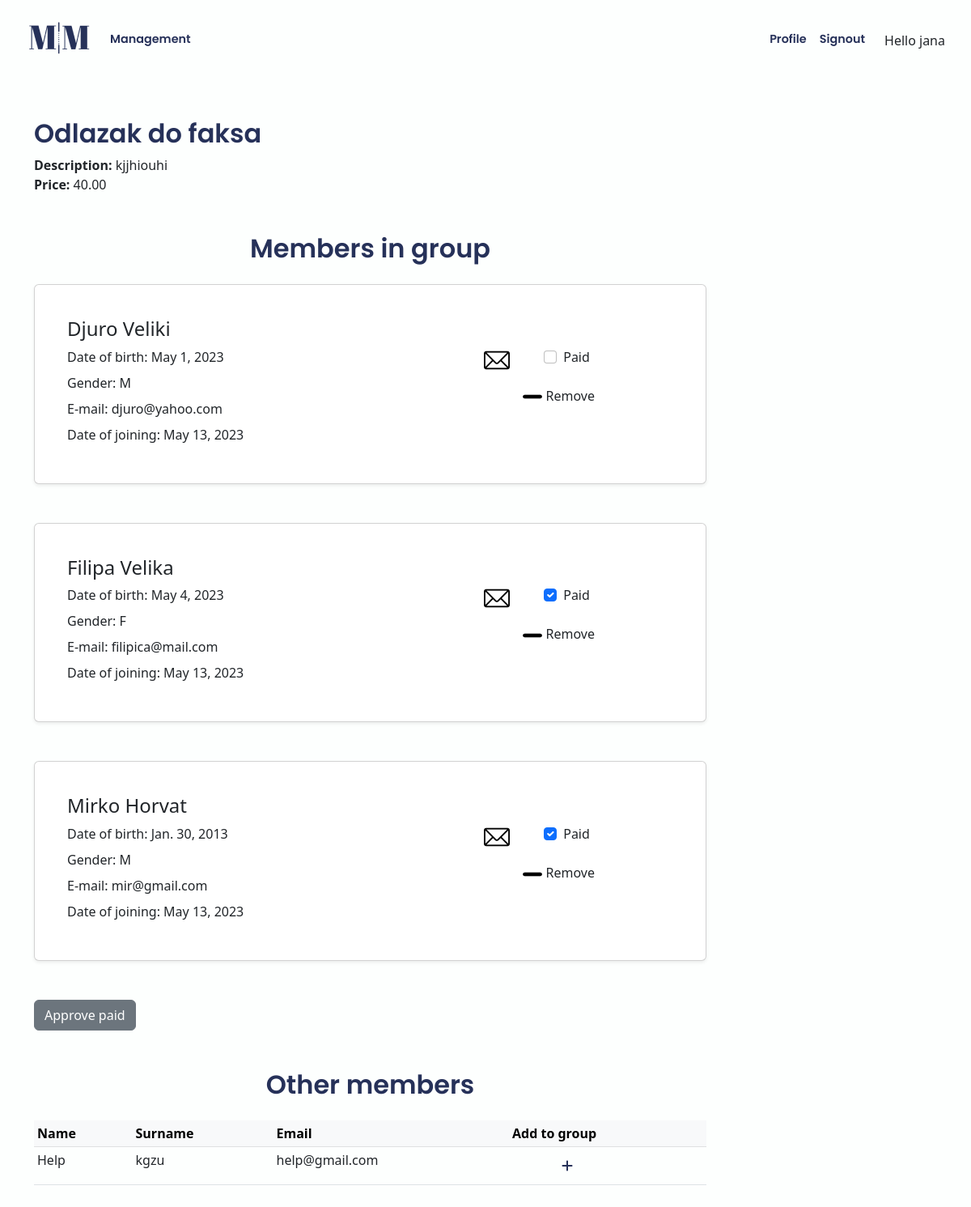
/app/management/group/1 (signed in), run on an earlier commit of the app's database.
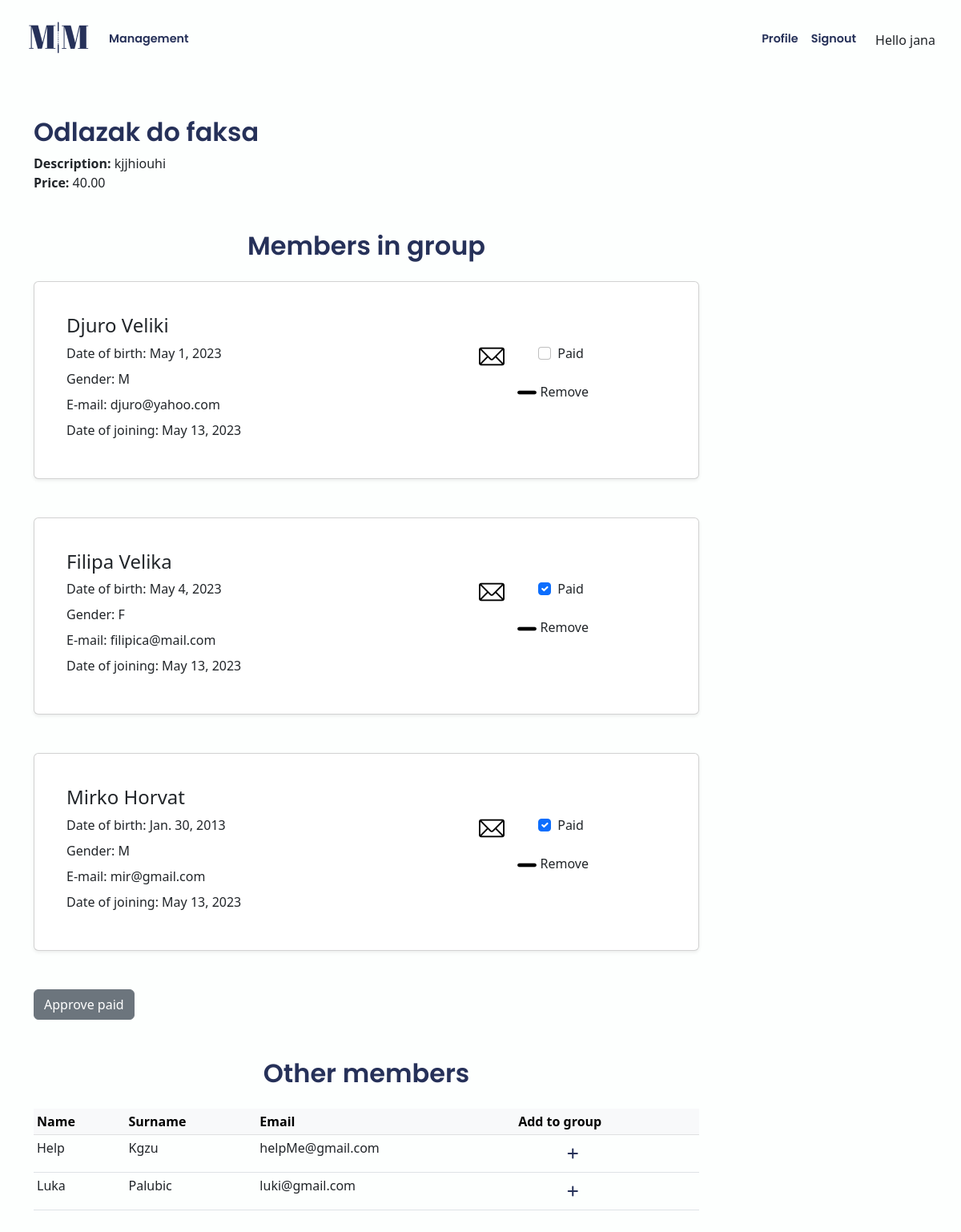
And on a later commit of the database.
### app/models.py (models this page shows, shortened)
class MembersInGroup(models.Model):
    member = models.ForeignKey(Member, on_delete=models.CASCADE)
    group = models.ForeignKey(Group, on_delete=models.CASCADE)
    is_paid = models.BooleanField(default=False)

class Member(models.Model):
    owner = models.ForeignKey(User, on_delete=models.CASCADE)  # get_user_model()
    name = models.CharField(blank=False, max_length=40)
    surname = models.CharField(blank=False, max_length=50)
    date_of_birth = models.DateField(default=datetime.date.today)  # ovo
    gender = models.CharField(
        max_length=1,
        choices=Gender.choices,
        default=Gender.male,
    )
    email = models.EmailField(max_length=100, unique=True)
    date_joined = models.DateField(default=datetime.date.today)

### app/views.py (the view, shortened to what this page needs)
# urls.py: path("management/group/<int:group_id>", views.group_details, name="group_details"),
@login_required()
def group_details(request, group_id):
    user = request.user
    group = Group.objects.get(pk=group_id)
    members_in_group = MembersInGroup.objects.all().filter(Q(group=group))
    other_members = Member.objects.all()
    members_not_in_group = other_members.exclude(
        id__in=members_in_group.values("member__id")
    )
    context = {
        "user": user,
        "group": group,
        "members_in_group": members_in_group,
        "members_not_in_group": members_not_in_group,
    }
    return render(request, "app/group_details.html", context)

### app/templates/app/group_details.html (shortened to what this page needs)
{% extends 'app/base.html' %}
{% block content %}
    <div class="row">
        <div class="col-12 col-md-9 mb-5">
            <h2>{{ group.name }}</h2>
            <div><b>Description:</b> {{ group.description }}</div>
            <div><b>Price:</b> {{ group.price }}</div>
            <h2 class="text-center mt-5 mb-4">Members in group</h2>
            <form action=""method="POST">
                {% for member in members_in_group %}
                    {% include 'includes/member_card.html' with member=member %}
                {% endfor %}
            <button class="btn btn-secondary" type="submit">Approve paid</button>
            <h2 class="text-center mt-5 mb-4">Other members</h2>
            <table class="table table-sm">
                <thead class="table-light">
                    <tr>
                        <th scope="col">Name</th>
                        <th scope="col">Surname</th>
                        <th scope="col">Email</th>
                        <th scope="col">Add to group</th>
                      </tr>
                </thead>
                <tbody>
                    {% for member in members_not_in_group %}
                    <tr>
                        <td>{{ member.name }}</td>
                        <td>{{ member.surname }}</td>
                        <td>{{ member.email }}</td>
                        <td>
                            <button type="button" class="btn" href="{% url 'app:view_member' member.id %}" data-bs-toggle="modal" data-bs-target="#addToGroupModal{{member.id}}">
                                <i class="fa-solid fa-plus ms-5" style="color: #263159;"></i>
                            </button>
                        </td>
                    </tr>
                    {% endfor %}
                </tbody>
                </table>
          <br>
          <br>
        </div>
    </div>
{% endblock content %}

### app/templates/includes/member_card.html (shortened to what this page needs)
{% load static %}
<div class="card my-4 shadow-sm p-3 mb-5  rounded">
    <div class="card-body m-2">
      <div class="row">
        <h4 class="card-title">{{ member.member.name }} {{ member.member.surname }}</h4>
      </div>
      <div class="row">
      <div class="col-8">
        <div class="card-text mb-2">Date of birth: {{ member.member.date_of_birth }}</div>
        <div class="card-text mb-2">Gender: {{ member.member.gender }}</div>
        <div class="card-text mb-2">E-mail: {{ member.member.email }}</div>
        <div class="card-text mb-2">Date of joining: {{ member.member.date_joined }}</div>
      </div>
      <div class="col-4">
        <div class="row mb-3">
          <a class="mail-icon col-4" href="{% url 'home_path' %}"><img class="mail" src="{% static 'app/images/email.png' %}" alt="Email"></a>
          {% if member.is_paid %}
            <div class="form-check col-8">
              <input class="form-check-input" type="checkbox" checked="checked" value={{member.id}} name="boxes">
              <span>Paid</span>
            </div>
          {% else %}
            <div class="form-check col-8">
              <input class="form-check-input" type="checkbox" value={{member.id}} name="boxes">
              <span>Paid</span>
            </div>
          {% endif %}
        </div>
        <a class="minus-icon ms-5" href="{% url 'app:view_member' member.member.id %}" data-bs-toggle="modal" data-bs-target="#removeFromGroupModal{{member.member.id}}"><img class="minus" src="{% static 'app/images/minus.png' %}" alt="Minus"></a>
        <span>Remove</span>
      </div>
      </div>
    </div>
  </div>

What changed in the data, as far as the page shows it:
changed Member "Help": surname "kgzu" → "Kgzu"; email "help@gmail.com" → "helpMe@gmail.com"
added Member: name "Luka", surname "Palubic", email "luki@gmail.com"
